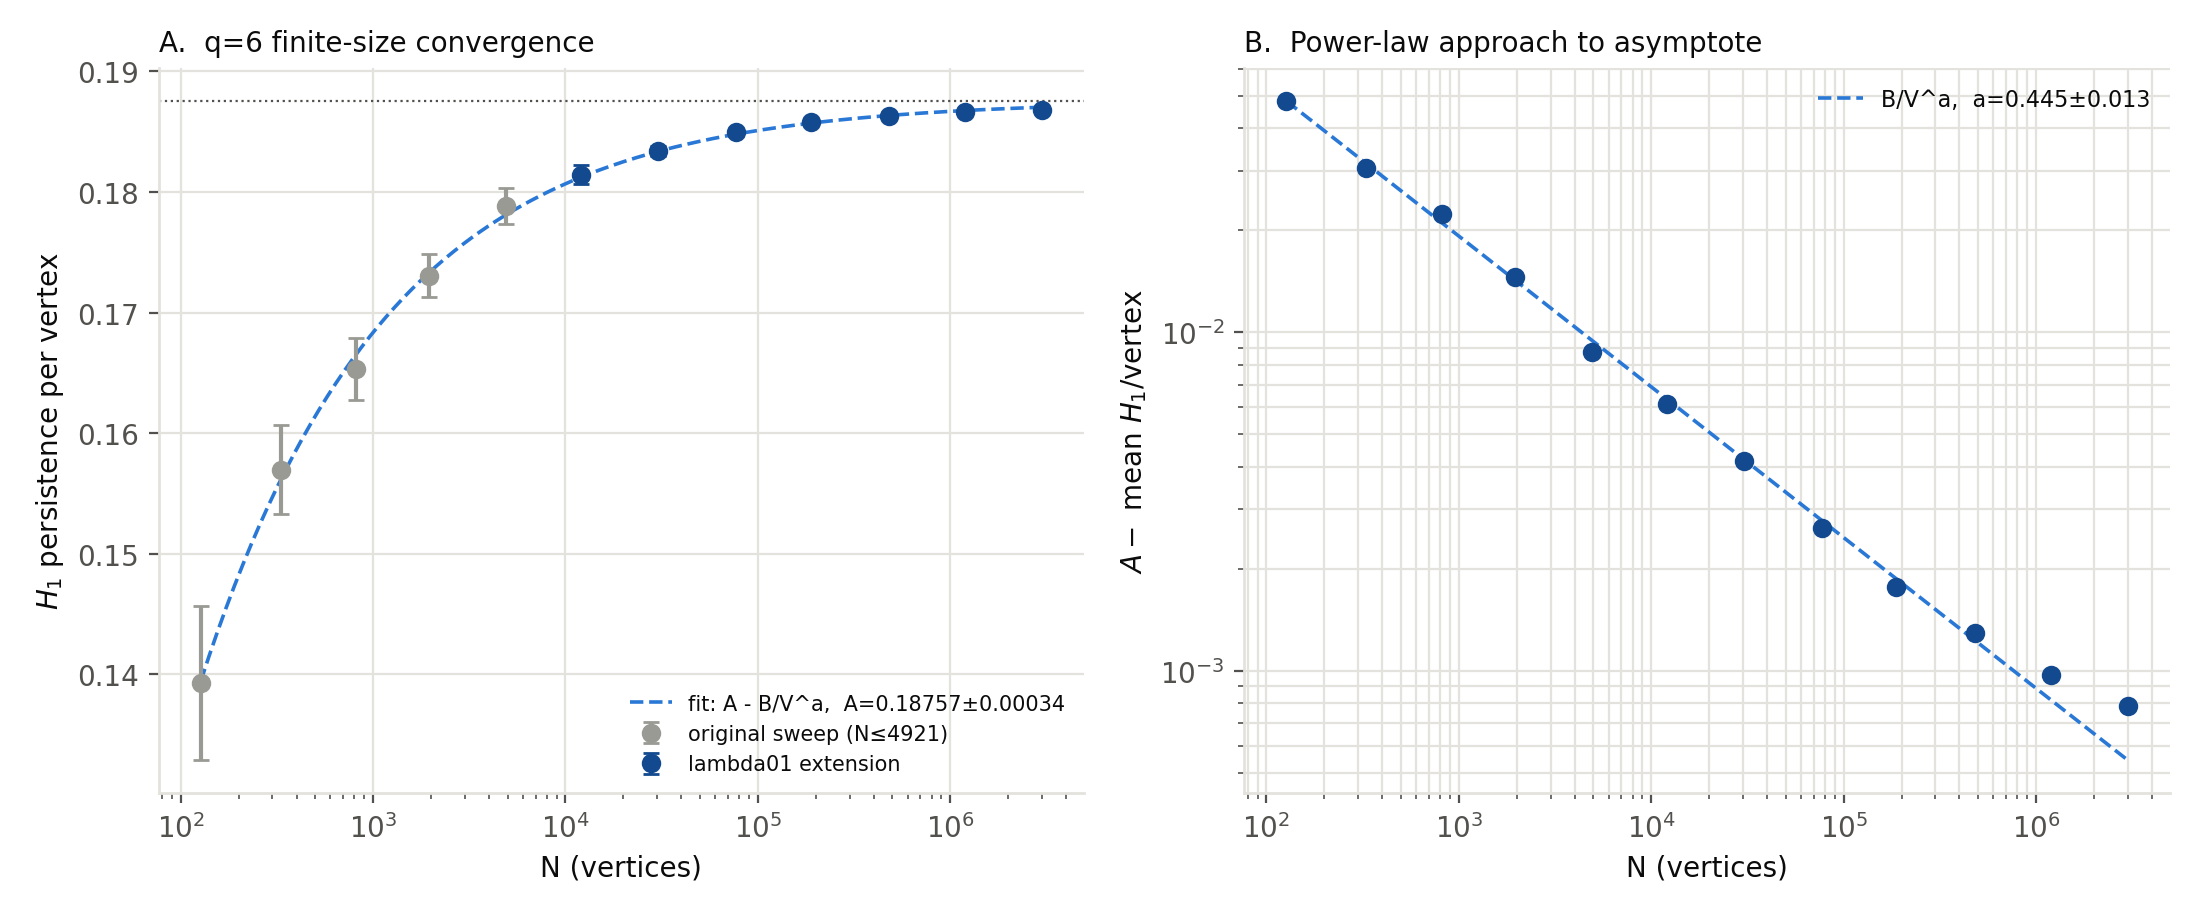

Recreate this plot in Python.
"""
Finite-size convergence figure for q=6, combining the original sweep
(N up to 4921, from sweep_results.json) with the lambda01 extension
(N up to ~3M, from q6_convergence_results.json).

Panel A: H1 persistence per vertex vs N (log-x), with the fitted
         approach-to-asymptote curve M(V) = A - B/V^alpha overlaid.
Panel B: |M(V) - A| vs N on log-log axes -- a power-law approach is a
         straight line here, with slope -alpha.

Usage:
    python figure_q6_convergence.py
"""
import json
import numpy as np
from scipy.optimize import curve_fit
import matplotlib
matplotlib.use('Agg')
import matplotlib.pyplot as plt

BLUE = '#2a78d6'
BLUE_DARK = '#134a8f'
GRID = '#e3e2dd'
TEXT = '#0b0b0b'
TEXT_SECONDARY = '#52514e'

plt.rcParams.update({
    'font.size': 10,
    'axes.edgecolor': GRID,
    'axes.linewidth': 1.0,
    'text.color': TEXT,
    'axes.labelcolor': TEXT,
    'xtick.color': TEXT_SECONDARY,
    'ytick.color': TEXT_SECONDARY,
})


def model(V, A, B, alpha):
    return A - B / V ** alpha


def main(sweep_path='sweep_results.json',
         extension_path='q6_convergence_results.json',
         out_path='figure_q6_convergence.png'):
    old = json.load(open(sweep_path))
    old_q6 = [r for r in old if r['q'] == 6]
    new_q6 = json.load(open(extension_path))

    pts = [(r['V'], r['mean'], r['std'], r['n_trials']) for r in old_q6] + \
          [(r['V'], r['mean'], r['std'], r['n_trials']) for r in new_q6]
    pts.sort()
    V = np.array([p[0] for p in pts], dtype=float)
    M = np.array([p[1] for p in pts])
    S = np.array([p[2] for p in pts])
    N = np.array([p[3] for p in pts])
    sem = S / np.sqrt(N)
    ci95 = 1.96 * sem

    popt, pcov = curve_fit(model, V, M, p0=[0.19, 1.0, 0.3], maxfev=20000)
    A, B, alpha = popt
    perr = np.sqrt(np.diag(pcov))

    # split old vs new for marker styling
    is_new = V > 4921

    fig, axes = plt.subplots(1, 2, figsize=(11, 4.6))

    # ── Panel A ──────────────────────────────────────────────────────────
    ax = axes[0]
    vv = np.logspace(np.log10(V.min()), np.log10(V.max()), 200)
    ax.plot(vv, model(vv, *popt), color=BLUE, lw=1.3, ls='--', zorder=1,
           label=f'fit: A - B/V^a,  A={A:.5f}±{perr[0]:.5f}')
    ax.axhline(A, color=TEXT_SECONDARY, lw=0.8, ls=':', zorder=1)
    ax.errorbar(V[~is_new], M[~is_new], yerr=ci95[~is_new], fmt='o',
               color='#9a9a94', ecolor='#9a9a94', capsize=3, markersize=6,
               label='original sweep (N≤4921)', zorder=3)
    ax.errorbar(V[is_new], M[is_new], yerr=ci95[is_new], fmt='o',
               color=BLUE_DARK, ecolor=BLUE_DARK, capsize=3, markersize=6,
               label='lambda01 extension', zorder=4)
    ax.set_xscale('log')
    ax.set_xlabel('N (vertices)')
    ax.set_ylabel(r'$H_1$ persistence per vertex')
    ax.set_title('A.  q=6 finite-size convergence', loc='left', fontsize=10)
    ax.legend(fontsize=7.5, loc='lower right', frameon=False)
    ax.spines[['top', 'right']].set_visible(False)
    ax.grid(color=GRID, linewidth=0.8, zorder=0)
    ax.set_axisbelow(True)

    # ── Panel B ──────────────────────────────────────────────────────────
    ax = axes[1]
    gap = A - M
    ax.plot(V, gap, 'o', color=BLUE_DARK, markersize=6, zorder=3)
    vv2 = np.logspace(np.log10(V.min()), np.log10(V.max()), 50)
    ax.plot(vv2, B / vv2 ** alpha, color=BLUE, lw=1.3, ls='--', zorder=1,
           label=f'B/V^a,  a={alpha:.3f}±{perr[2]:.3f}')
    ax.set_xscale('log')
    ax.set_yscale('log')
    ax.set_xlabel('N (vertices)')
    ax.set_ylabel(r'$A - $ mean $H_1$/vertex')
    ax.set_title('B.  Power-law approach to asymptote', loc='left', fontsize=10)
    ax.legend(fontsize=8, loc='upper right', frameon=False)
    ax.spines[['top', 'right']].set_visible(False)
    ax.grid(color=GRID, linewidth=0.8, which='both', zorder=0)
    ax.set_axisbelow(True)

    fig.tight_layout()
    fig.savefig(out_path, dpi=200)
    print(f'Saved {out_path}')
    print(f'A={A:.5f}+/-{perr[0]:.5f}  B={B:.4f}+/-{perr[1]:.4f}  '
          f'alpha={alpha:.4f}+/-{perr[2]:.4f}')


if __name__ == '__main__':
    main()
